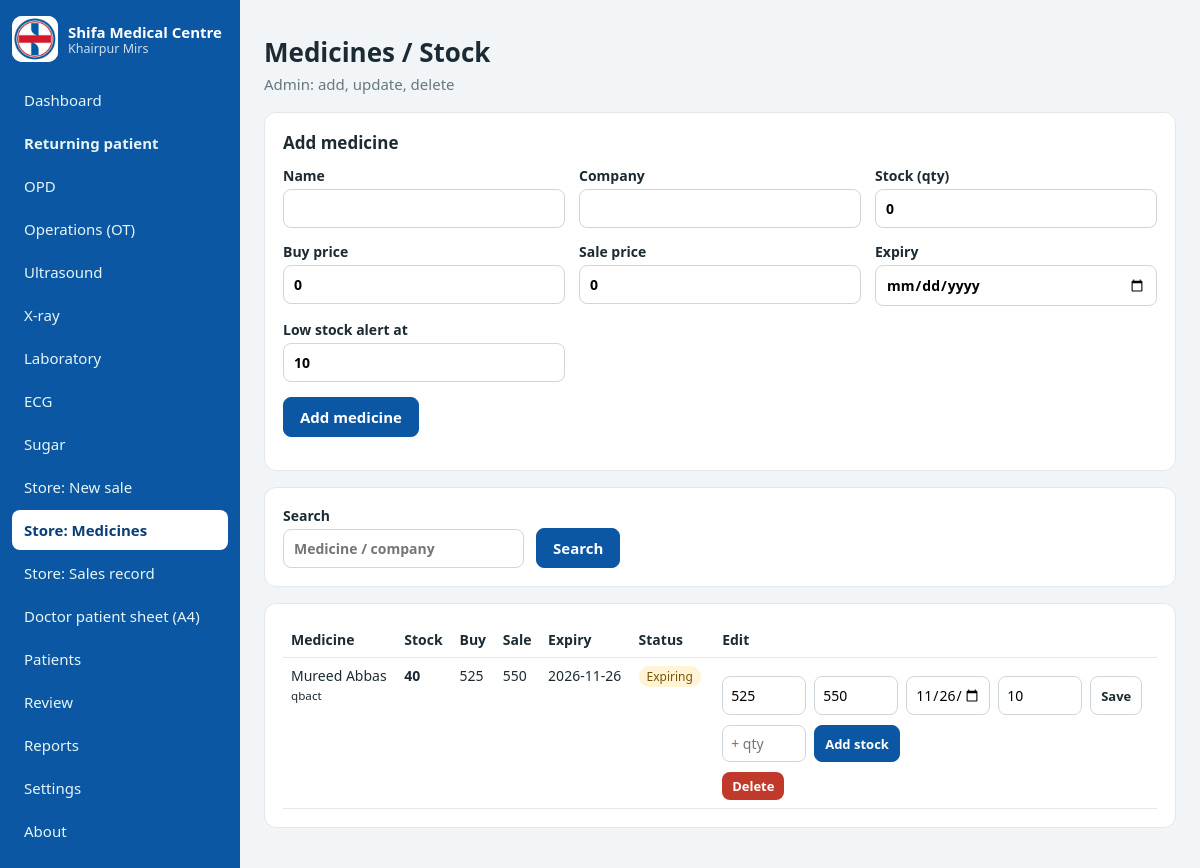
/store/medicines (signed in), run on the app's committed database.
### tables this page shows
CREATE TABLE medicines(id INTEGER PRIMARY KEY, name TEXT, company TEXT, stock REAL DEFAULT 0, buy_price REAL DEFAULT 0, sell_price REAL DEFAULT 0, expiry TEXT DEFAULT '', min_stock REAL DEFAULT 10);

### app.py (the view, shortened to what this page needs)
@app.route("/store/medicines", methods=["GET", "POST"])
def medicines():
    s = "%" + request.args.get("q", "") + "%"
    ms = qa("SELECT * FROM medicines WHERE name LIKE ? OR company LIKE ? ORDER BY name", (s, s))
    return render_template("medicines.html", ms=ms, soon=(date.today() + timedelta(days=60)).isoformat())

### app.py (called while the page is built)
def db():
    if "db" not in g:
        g.db = sqlite3.connect(DB); g.db.row_factory = sqlite3.Row
    return g.db

def qa(s, a=()): return db().execute(s, a).fetchall()

def today(): return date.today().isoformat()

@app.before_request
def gate():
    if request.endpoint in ("login", "static"): return
    if "user" not in session: return redirect(url_for("login"))

@app.context_processor
def ctx(): return dict(MODULES=MODULES, today=today(), path=request.path)

### templates/medicines.html (shortened to what this page needs)
{% extends "base.html" %}{% block title %}Medicines{% endblock %}{% block content %}
<div class="page-head"><div><h1>Medicines / Stock</h1><p class="muted">{{ 'Admin: add, update, delete' if session.role=='admin' else 'Stock dekhne ke liye' }}</p></div></div>
{% if session.role=='admin' %}<form method="post" class="card"><h2>Add medicine</h2><input type="hidden" name="action" value="add"><div class="form-grid">
<label>Name<input name="name" required></label><label>Company<input name="company"></label><label>Stock (qty)<input type="number" min="0" name="stock" value="0"></label>
<label>Buy price<input type="number" min="0" step="any" name="buy_price" value="0"></label><label>Sale price<input type="number" min="0" step="any" name="sell_price" value="0"></label>
<label>Expiry<input type="date" name="expiry"></label><label>Low stock alert at<input type="number" min="0" name="min_stock" value="10"></label></div>
<p><button class="btn btn-primary">Add medicine</button></p></form>{% endif %}
<form class="card filters" method="get"><label>Search<input name="q" value="{{ request.args.get('q','') }}" placeholder="Medicine / company"></label><button class="btn btn-primary">Search</button></form>
<div class="card scroll"><table class="tbl"><tr><th>Medicine</th><th>Stock</th>{% if session.role=='admin' %}<th>Buy</th>{% endif %}<th>Sale</th><th>Expiry</th><th>Status</th>{% if session.role=='admin' %}<th>Edit</th>{% endif %}</tr>
{% for m in ms %}<tr><td>{{ m.name }}<br><small>{{ m.company }}</small></td><td><b>{{ '%.0f'|format(m.stock) }}</b></td>{% if session.role=='admin' %}<td>{{ '%.0f'|format(m.buy_price) }}</td>{% endif %}<td>{{ '%.0f'|format(m.sell_price) }}</td><td>{{ m.expiry }}</td>
<td>{% if m.expiry and m.expiry < today %}<span class="badge red">Expired</span>{% elif m.expiry and m.expiry <= soon %}<span class="badge amber">Expiring</span>{% endif %}</td>
{% if session.role=='admin' %}<td><form method="post" class="inline"><input type="hidden" name="action" value="update"><input type="hidden" name="id" value="{{ m.id }}">
<input type="number" step="any" name="buy_price" value="{{ '%.0f'|format(m.buy_price) }}" title="Buy"><input type="number" step="any" name="sell_price" value="{{ '%.0f'|format(m.sell_price) }}" title="Sale"><input type="date" name="expiry" value="{{ m.expiry }}"><input type="number" name="min_stock" value="{{ '%.0f'|format(m.min_stock) }}" title="Low stock alert"><button class="btn btn-sm">Save</button></form>
<form method="post" class="inline"><input type="number" name="qty" min="1" placeholder="+ qty" required><button class="btn btn-sm btn-primary">Add stock</button></form>
<form method="post" class="inline" onsubmit="return confirm('Delete medicine?')"><button class="btn btn-sm btn-danger">Delete</button></form></td>{% endif %}</tr>
{% else %}<tr><td colspan="7" class="muted">No medicines.</td></tr>{% endfor %}</table></div>{% endblock %}

### static/css/style.css (style rules this page uses)
* { box-sizing:border-box }
:root { --brand:#0b57a4;--brand-d:#083f78;--bg:#f2f5f7;--ink:#1c2b33;--mut:#667781;--line:#e2e7ea }
body { margin:0;font-family:Segoe UI,Arial,sans-serif;background:var(--bg);color:var(--ink);font-size:15px }
h1 { margin:0;font-size:26px }
h2 { font-size:17px;margin:0 0 12px }
.muted { color:var(--mut);margin:4px 0 0 }
.page-head { display:flex;justify-content:space-between;align-items:center;gap:12px;flex-wrap:wrap;margin-bottom:18px }
.btn { display:inline-block;padding:9px 16px;border-radius:8px;border:1px solid #cfd6dd;background:#fff;color:var(--ink);cursor:pointer;font:inherit;font-weight:600 }
.btn-primary { background:var(--brand);border-color:var(--brand);color:#fff }
.card { background:#fff;border-radius:12px;padding:18px;border:1px solid var(--line);margin-bottom:16px }

### static/css/extra.css (style rules this page uses)
.card label,.filters label { display:flex;flex-direction:column;gap:4px;font-size:14px;font-weight:600 }
.card input,.card select { padding:9px 10px;border:1px solid #cfd6dd;border-radius:8px;font:inherit;background:#fff;min-width:0 }
.form-grid { display:grid;grid-template-columns:repeat(auto-fit,minmax(210px,1fr));gap:14px }
.filters { display:flex;gap:12px;flex-wrap:wrap;align-items:flex-end }
.tbl { width:100%;border-collapse:collapse;font-size:14px }
.tbl th,.tbl td { padding:8px;border-bottom:1px solid #e5e8eb;text-align:left;vertical-align:top }
.scroll { overflow-x:auto }
.inline { display:flex;gap:8px;flex-wrap:wrap;margin-top:10px }
.inline input,.inline select { padding:8px }
.btn-sm { padding:5px 10px;font-size:13px }
.btn-danger { background:#c0392b;color:#fff;border:0 }
.badge { background:#e3f6ea;color:#17703a;border-radius:10px;padding:2px 8px;font-size:12px }
.badge.amber { background:#fff4d6;color:#7a5200 }
.badge { margin-right:4px }
.tbl .inline input { width:84px }

### data on the page
medicines: name "Mureed Abbas", company "qbact", stock "40", buy_price "525", sell_price "550", expiry "2026-11-26", shows "Expiring", expiry "11/26/2026", min_stock "10"

### other printed values
{{ v }} "OPD" "Operations (OT)" "Ultrasound" "X-ray" "Laboratory" "ECG" "Sugar"
